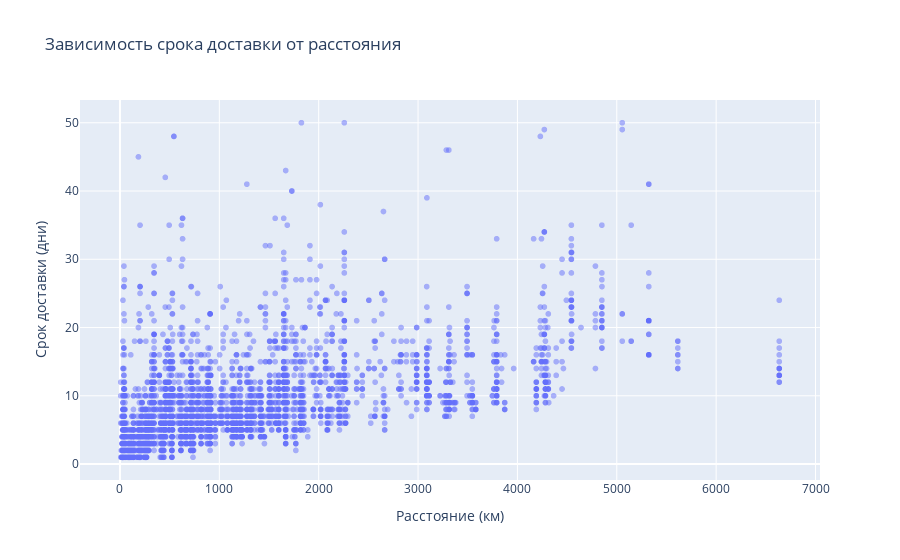

Here is the notebook cell this chart was saved with:
### Markdown cell above
## График 2. Зависимость срока доставки от расстояния

### Code cell
# 2. Зависимость срока доставки от расстояния
scatter_fig = px.scatter(
    data, 
    x='Расстояние общее (км)', 
    y='Срок доставки факт',
    title='Зависимость срока доставки от расстояния',
    labels={
        'Расстояние общее (км)': 'Расстояние (км)',
        'Срок доставки факт': 'Срок доставки (дни)'
    },
    opacity=0.5
)
scatter_fig.show()

### Figure 1 — Plotly figure (JSON) as saved in the notebook; plotly's stock layout.template omitted (floating-point values rounded to 4 significant figures; data arrays with more than 128 entries replaced by an {"elided": "..."} marker saying what was removed)
{"data": [{"hovertemplate": "Расстояние (км)=%{x}<br>Срок доставки (дни)=%{y}<extra></extra>", "legendgroup": "", "marker": {"color": "#636efa", "opacity": 0.5, "symbol": "circle"}, "mode": "markers", "name": "", "showlegend": false, "type": "scattergl", "x": {"elided": "4930 int values"}, "xaxis": "x", "y": {"elided": "4930 float values"}, "yaxis": "y"}], "layout": {"legend": {"tracegroupgap": 0}, "title": {"text": "Зависимость срока доставки от расстояния"}, "xaxis": {"anchor": "y", "domain": [0, 1], "title": {"text": "Расстояние (км)"}}, "yaxis": {"anchor": "x", "domain": [0, 1], "title": {"text": "Срок доставки (дни)"}}}}
